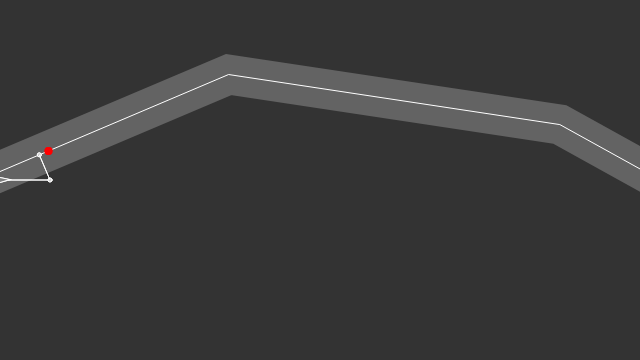
Frame 1 (no input)
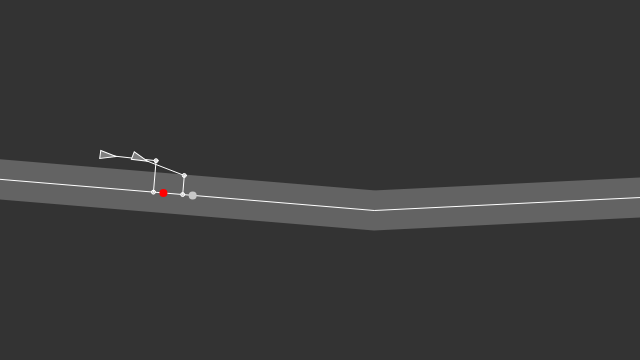
Frame 60 (no input)
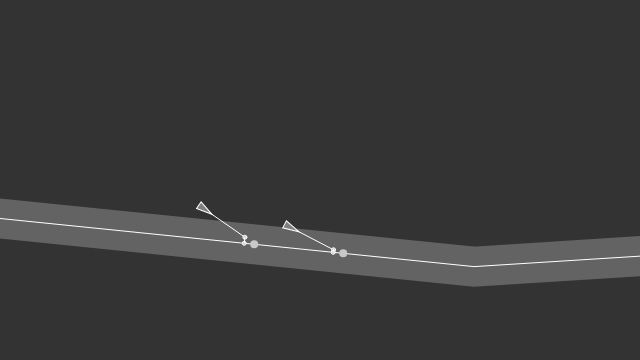
Frame 120 (the mouse pressed at the canvas centre since frame 60)

The p5.js sketch that drew these frames (run headless with seeded random() and noise() and a simulated clock; from frame 60 on, the mouse is pressed at the canvas centre):

// p5.js sketch
// ── sketch.js
// Using this variable to decide whether to draw all the stuff
var debug = true;

// A path object (series of connected points)
var path;

// Two vehicles
var car1;
var car2;
var soff = 0;
var eoff = 0;
var xoff = 0;
var yoff = 0;

function setup() {
  var text = createP("Hit space bar to toggle debugging lines.<br>Click the mouse to generate a new path.");
  text.position(10,365);

  createCanvas(640, 360);
  newPath();

  // Each vehicle has different maxspeed and maxforce for demo purposes
  car1 = new Vehicle(0, height/2, 2, 0.04);
  car2 = new Vehicle(0, height/2, 3, 0.1);
  noiseSeed(Math.floor(random(10000)));
}

function draw() {
  background(51);
  // Display the path
  path.display();
  // The boids follow the path
  car1.follow(path);
  car2.follow(path);
  // Call the generic run method (update, borders, display, etc.)
  car1.run();
  car2.run();

  // Check if it gets to the end of the path since it's not a loop
  car1.borders(path);
  car2.borders(path);


  // can also use sin cos to oscillate y value
  path.points[0].y = map(noise(soff), 0, 1, 0, height);

  for (var i = 1; i < path.points.length-1; i++) {
    path.points[i].x = map(noise(xoff), 0, 1, 0, width);
    path.points[i].y = map(noise(yoff), 0, 1, 0, height);
  }

  path.points[path.points.length-1].y = map(noise(eoff), 0, 1, 0, height);

  soff += 0.003;
  yoff += 0.005;
  xoff += 0.005;
  eoff += 0.004;
}

function newPath() {
  // A path is a series of connected points
  // A more sophisticated path might be a curve
  path = new Path();
  path.addPoint(-20, height/2);
  path.addPoint(random(0, width/2), random(0, height));
  path.addPoint(random(width/2, width), random(0, height));
  path.addPoint(width+20, height/2);
}

function keyPressed() {
  if (key == ' ') {
    debug = !debug;
  }
  if (keyCode === 78) {
    print("new point!");
    var n = createVector(random(width), random(0, height));
    var index = 0;
    for (var i = 1; i < path.points.length-1; i++) {
      if (path.points[i].x > n.x) {
        index = i-1;
      }
    }
    if (index != 0) {
      path.points.splice(index, 0, n);
    }
    else {
      path.points.splice(1, 0, n);
    }
  }
}

function mousePressed() {
  newPath();
}

// ── Path.js
function Path() {
  // A path has a radius, i.e how far is it ok for the vehicle to wander off
  this.radius = 20;
  // A Path is an array of points (p5.Vector objects)
  this.points = [];

  // Add a point to the path
  this.addPoint = function(x, y) {
    var point = createVector(x, y);
    this.points.push(point);
  };

  this.getStart = function() {
     return this.points[0];
  };

  this.getEnd = function() {
     return this.points[this.points.length-1];
  };


  // Draw the path
  this.display = function() {
    // Draw thick line for radius
    stroke(99);
    strokeWeight(this.radius*2);
    noFill();
    beginShape();
    for (var i = 0; i < this.points.length; i++) {
      vertex(this.points[i].x, this.points[i].y);
    }
    endShape();
    // Draw thin line for center of path
    stroke(255);
    strokeWeight(1);
    noFill();
    beginShape();
    for (var i = 0; i < this.points.length; i++) {
      vertex(this.points[i].x, this.points[i].y);
    }
    endShape();
  };
}

// ── Vehicle.js
function Vehicle(x,y,ms,mf) {
  this.position = createVector(x,y);
  this.acceleration = createVector(0,0);
  this.velocity = createVector(2,0);
  this.r = 4;
  this.maxspeed = ms || 4;
    this.maxforce = mf || 0.1;

  this.run = function() {
    this.update();
    this.display();
  };

  // This function implements Craig Reynolds' path following algorithm
  // http://www.red3d.com/cwr/steer/PathFollow.html
  this.follow = function(p) {


    // Predict location 50 (arbitrary choice) frames ahead
    // This could be based on speed
    var predict = this.velocity.copy();
    predict.normalize();
    predict.mult(50);
    var predictLoc = p5.Vector.add(this.position, predict);

    // Now we must find the normal to the path from the predicted location
    // We look at the normal for each line segment and pick out the closest one

    var normal = null;
    var target = null;
    var worldRecord = 1000000;  // Start with a very high record distance that can easily be beaten

    // Loop through all points of the path
    for (var i = 0; i < p.points.length-1; i++) {

      // Look at a line segment
      var a = p.points[i];
      var b = p.points[i+1];
      //println(b);

      // Get the normal point to that line
      var normalPoint = getNormalPoint(predictLoc, a, b);
      // This only works because we know our path goes from left to right
      // We could have a more sophisticated test to tell if the point is in the line segment or not
      if (normalPoint.x < a.x || normalPoint.x > b.x) {
        // This is something of a hacky solution, but if it's not within the line segment
        // consider the normal to just be the end of the line segment (point b)
        normalPoint = b.copy();
      }

      // How far away are we from the path?
      var distance = p5.Vector.dist(predictLoc, normalPoint);
      // Did we beat the record and find the closest line segment?
      if (distance < worldRecord) {
        worldRecord = distance;
        // If so the target we want to steer towards is the normal
        normal = normalPoint;

        // Look at the direction of the line segment so we can seek a little bit ahead of the normal
        var dir = p5.Vector.sub(b, a);
        dir.normalize();
        // This is an oversimplification
        // Should be based on distance to path & velocity
        dir.mult(10);
        target = normalPoint.copy();
        target.add(dir);
      }
    }

    // Only if the distance is greater than the path's radius do we bother to steer
    if (worldRecord > p.radius && target !== null) {
      this.seek(target);
    }

    // Draw the debugging stuff
    if (debug) {
      // Draw predicted future location
      stroke(255);
      fill(200);
      line(this.position.x, this.position.y, predictLoc.x, predictLoc.y);
      ellipse(predictLoc.x, predictLoc.y, 4, 4);

      // Draw normal location
      stroke(255);
      fill(200);
      ellipse(normal.x, normal.y, 4, 4);
      // Draw actual target (red if steering towards it)
      line(predictLoc.x, predictLoc.y, normal.x, normal.y);
      if (worldRecord > p.radius) fill(255, 0, 0);
      noStroke();
      ellipse(target.x, target.y, 8, 8);
    }
  };


  this.applyForce = function(force) {
    // We could add mass here if we want A = F / M
    this.acceleration.add(force);
  };

  // A method that calculates and applies a steering force towards a target
  // STEER = DESIRED MINUS VELOCITY
  this.seek = function(target) {
    var desired = p5.Vector.sub(target, this.position);  // A vector pointing from the position to the target

    // If the magnitude of desired equals 0, skip out of here
    // (We could optimize this to check if x and y are 0 to avoid mag() square root
    if (desired.mag() === 0) return;

    // Normalize desired and scale to maximum speed
    desired.normalize();
    desired.mult(this.maxspeed);
    // Steering = Desired minus Velocity
    var steer = p5.Vector.sub(desired, this.velocity);
    steer.limit(this.maxforce);  // Limit to maximum steering force

    this.applyForce(steer);
  };

    // Method to update position
  this.update = function() {
    // Update velocity
    this.velocity.add(this.acceleration);
    // Limit speed
    this.velocity.limit(this.maxspeed);
    this.position.add(this.velocity);
    // Reset accelerationelertion to 0 each cycle
    this.acceleration.mult(0);
  };

  // Wraparound
  this.borders = function(p) {
    if (this.position.x > p.getEnd().x + this.r) {
      this.position.x = p.getStart().x - this.r;
      this.position.y = p.getStart().y + (this.position.y-p.getEnd().y);
    }
  };

  this.display = function() {
    // Draw a triangle rotated in the direction of velocity
    var theta = this.velocity.heading() + PI/2;
    fill(127);
    stroke(255);
    strokeWeight(1);
    push();
    translate(this.position.x,this.position.y);
    rotate(theta);
    beginShape();
    vertex(0, -this.r*2);
    vertex(-this.r, this.r*2);
    vertex(this.r, this.r*2);
    endShape(CLOSE);
    pop();
  };

  // A function to get the normal point from a point (p) to a line segment (a-b)
  // This function could be optimized to make fewer new Vector objects
  var getNormalPoint = function(p, a, b) {
    // Vector from a to p
    var ap = p5.Vector.sub(p, a);
    // Vector from a to b
    var ab = p5.Vector.sub(b, a);
    ab.normalize(); // Normalize the line
    // Project vector "diff" onto line by using the dot product
    ab.mult(ap.dot(ab));
    var normalPoint = p5.Vector.add(a, ab);
    return normalPoint;
  };
}
